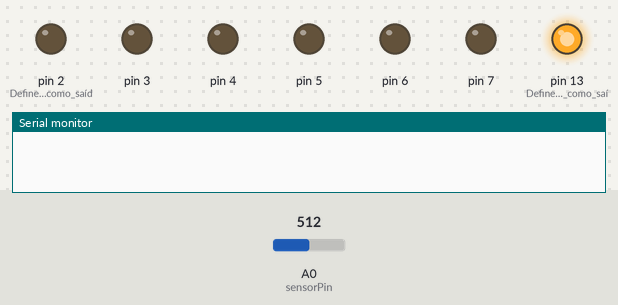
Bench run of a sketch on a simulated Arduino Uno, built with avr-gcc and run on an emulated ATmega328P. Parts: output pins drawn as LEDs (lit = HIGH), the last lines printed to the serial monitor. Inputs (shaded band) come from the test bench; at power-on: A0 (sensorPin) = 512.

Above: at 0.05 s.
At 2.8 s:
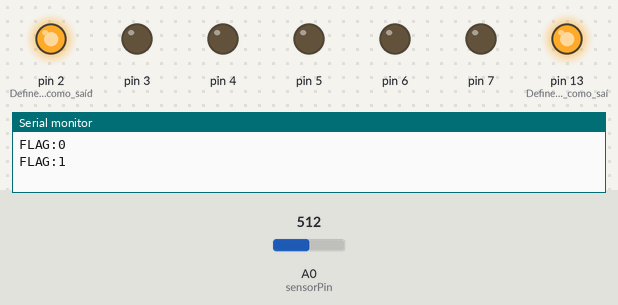
At 10.6 s:
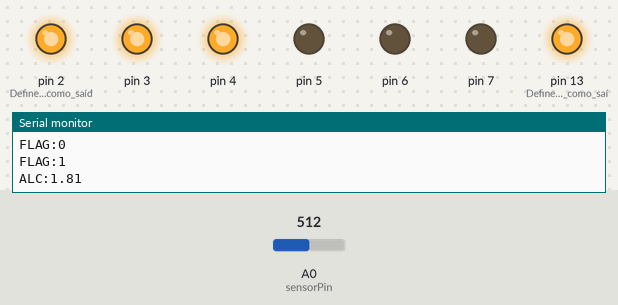
At 15.71 s:
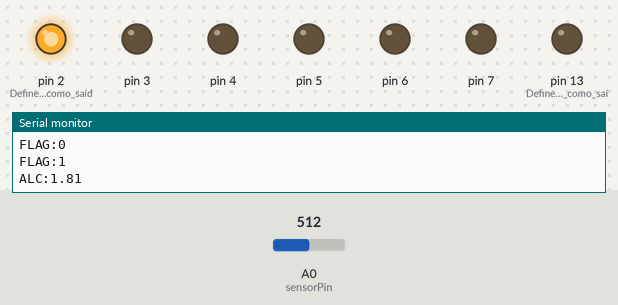
Timing chart, 0 to 18.0 s (numbered marks = the images above):
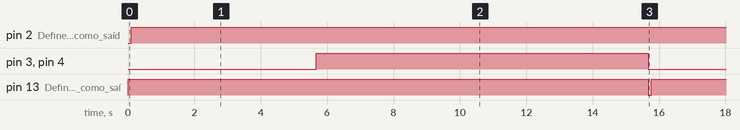

The sketch:

BafometroComReconhecimentoFacial.ino
```cpp
#define qtdLED 5 // Declaração da quantidade de LEDs da aplicação
int LIMIAR = 100; //Declaração do valor de Limiar
int LEDs[qtdLED]; // Vetor que guardará em cada posição o pino de saída para cada LED
int sensorPin = 0; // Variável para guardar o valor lido pelo sensor
int tempo; // Variável para o tempo de leitura do sensor
int lidomaximo; // Variável para armazenar o maior valor lido durante a leitura
int lidominimo; // Variável para armazenar o menor valor lido durante a leitura
int i; // Variável de contagem
int j; // Variável de contagem
int sensorAnterior = 50; // Valor anterior do sensor para detectar sopro
int delta = 20; // Limiar de variação para identificar o sopro
int valor_sensor = 0; // Valor do sensor a ser guardado na detecção do sopro
char flag; // Variável de detecção de rosto recebida pelo python

void setup() {
  Serial.begin(9600); // Inicia a comunicação serial para coleta de dados
  i = 0;
  j = 3;

  while(i < qtdLED) { // Enquanto i for menor que a quantidade de LEDs que foi definida, guarda
    LEDs[i] = j;      // no vetor um valor (começando de 3 e incrementando) equivalente a um pino digital
    i++;
    j++;
  }

  for(i = 0; i < qtdLED; i++) { // Define os pinos dos LEDs, isto é, neste caso do 2 ao 7, como saída
    pinMode(LEDs[i], OUTPUT);
  }
  pinMode(13, OUTPUT); // Define o pino 13 como saída para o LED indicador de teste
  pinMode(2, OUTPUT); //Define o pino 2 como saída, representando o bloqueador de partida do carro
}


void loop() {
  PORTB = PORTB ^ 100000; // Inverte o estado do pino digital 13 para dar o efeito de Blink (Piscagem)
  delay(100); // Delay para o efeito de blink do LED, indicando que o teste pode ser feito pelo usuário

  digitalWrite(2, HIGH); //Começa bloqueado, até que haja prova que o motorista esteja apto para dirigir

  int sensor = analogRead(sensorPin); // Lê o sensor e guarda na variável instantânea

  //Serial.print("Valor instantâneo lido pelo sensor: "); //######### Debug IMORTANTE PARA CALIBRAR O SENSOR
  //Serial.println(sensor); // Envia o valor lido para a serial //######### Debug IMORTANTE PARA CALIBRAR O SENSOR

  // Enviar a flag
  Serial.println("FLAG:0"); // Não está detectando sopros

  // Detecta sopro LEMBRAR DA FLAG AQUI
  if(abs(sensor - sensorAnterior) > delta) { // Se houver uma variação brusca na leitura, então tem alguém assoprando no sensor
    //Serial.println("Sopro detectado!"); //######### Debug

    // Enviar a flag
    Serial.println("FLAG:1"); // Confirmando para o reconhecimento que está detectando sopros da pessoa que está sendo reconhecida

    digitalWrite(13, HIGH); // Acende o LED Verde (indicando que o sensor detectou alguém assoprando)
    lidomaximo = 0; // Iniciar o valor máximo lido pelo sensor como 0
    lidominimo = 1023; //Iniciar o valor mínimo lido pelo sensor com o máximo valor possível

    // Guarda o valor máximo e mínimo lido
    for(tempo = 0; tempo <= 5000; tempo++) { // Faz a leitura do sensor por 5 segundos e atualiza o maior valor lido
      sensor = analogRead(sensorPin);
      delay(1);
      if(sensor > lidomaximo) {
        lidomaximo = sensor; // Armazena o valor máximo lido
      }
      if (sensor < lidominimo) {
        lidominimo = sensor; //Armazena o valor mínimo lido
      }
    }

    if(lidomaximo >= LIMIAR) { // Se a leitura for maior que o valor de limiar, então a pessoa ingeriu álcool
      // Conversão de ADC para concentração em mg/L

      //######### Debug
      //Serial.print("Lidomaximo: ");
      //Serial.println(lidomaximo);

      float alcool_mg_L = (((float(lidomaximo) - float(LIMIAR)) / (1023 - LIMIAR)) * (4 - 0.04)) + 0.04;

      //Serial.print("Concentração de alcool: "); //######### Debug
      Serial.println("ALC:" + String(alcool_mg_L)); // Envia esse valor para o serial (código em python recebe e bloqueia o usuário)

      int nivel = map(lidomaximo, 0, 1023, 0, qtdLED); // Converte a escala do sensor para 0 a 6 (LEDs)

      for(i = 0; i < qtdLED; i++) { // Compara todos os pinos dos LEDs com o valor convertido da escala
        if(i < nivel) { // Compara o pino atual da contagem, e se for menor que o nível máximo convertido
          digitalWrite(LEDs[i], HIGH); // Acende o LED
        }
        else { // Compara o pino atual da contagem, e se for maior que o nível máximo convertido
          digitalWrite(LEDs[i], LOW); // Apaga o LED
        }
      }

      delay(10000); // Aguarda 10 segundos para o usuário conseguir fazer a leitura do bargraph

      for(i = 0; i < qtdLED; i++) { // Apaga todos os LEDs
        digitalWrite(LEDs[i], LOW);
      }
    }
    else if(lidomaximo <= LIMIAR) {
      float alcool_mg_L = 0.04;

      //Serial.print("Lidominimo: "); //######### Debug
      //Serial.println(lidominimo); //######### Debug

      //Serial.print("Concentração de alcool: "); //######### Debug
      Serial.println("ALC:" + String(alcool_mg_L)); // Envia esse valor para o serial (código em python recebe e libera o usuário)

      digitalWrite(2, LOW); // Libera a partida do veículo
      delay(5000);

    }
  }
}
```

Measured:
- by itself, pin 2 (Define_o_pino_2_como_saíd): LOW → HIGH at 0.10 s
- by itself, pin 3, pin 4: alternates HIGH for 10.0 s and LOW for 5.7 s
- by itself, pin 13 (Define_o_pino_13_como_saí): alternates HIGH for 15.6 s and LOW for 0.10 s
